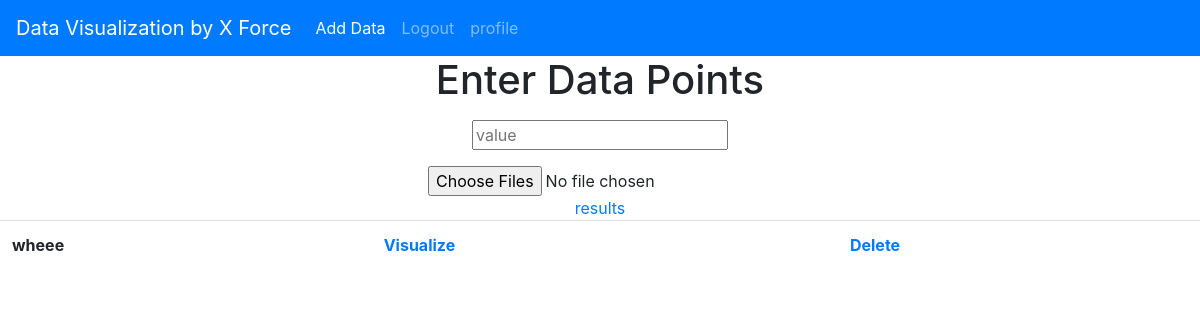
/graph/ (signed in), run on an earlier commit of the app's database.
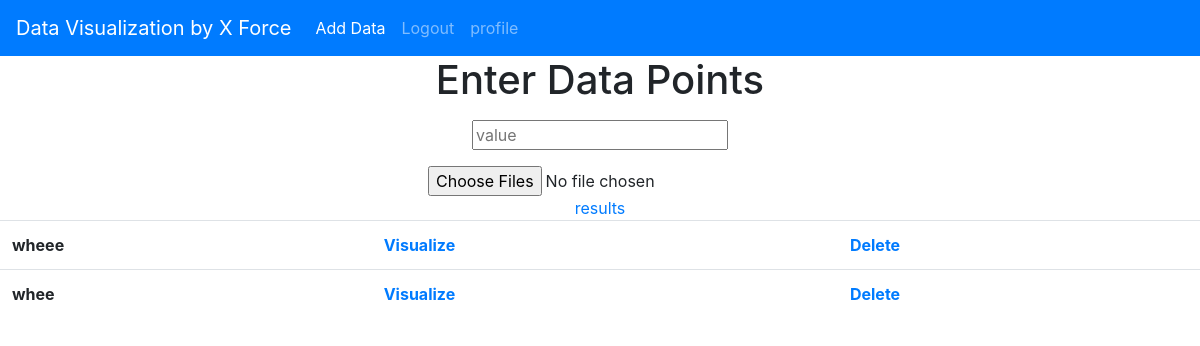
And on a later commit of the database.
### graph/models.py (models this page shows, shortened)
class dataO(models.Model):
    title = models.CharField(max_length = 100)
    xaxis = models.TextField()
    yaxis = models.TextField(default = "")
    author = models.ForeignKey(User, on_delete=models.CASCADE)

### graph/views.py (the view)
# urls.py: path('', DataListView.as_view(), name= 'graph-home'),
class DataListView(ListView):
    model = dataO
    template_name = 'graph/frontpage.html'
    context_object_name = 'datasets'

### graph/templates/graph/frontpage.html (shortened to what this page needs)
{% extends "graph/base.html" %}
{% load static %}
{%block content %}
<center><h1>Enter Data Points</h1></center>
		<p>
		<center><input id="value" placeholder="value"></center>
		</p>
		<center>
		<div id="inputs" class="clearfix">
    		<input type="file" id="files" name="files[]" multiple />
 		</div>
    <a href = "{% url 'graph-result'%}"> results </a>
		</center>
      <table class= "table table-hover">
      {% for data1 in datasets %}
  			<div>
          {% if data1.author == user %}
            <tr>
            <th>{{data1.title}}</th>
            <th><a href = "/graph/data/{{data1.id}}/">Visualize</a></th>
            <th><a href = "/graph/data/{{data1.id}}/delete">Delete</a></th>
            </tr>
          {% endif %}
  			</div>
  		{% endfor %}
{% endblock content %}

What changed in the data, as far as the page shows it:
added dataO: title "whee"
